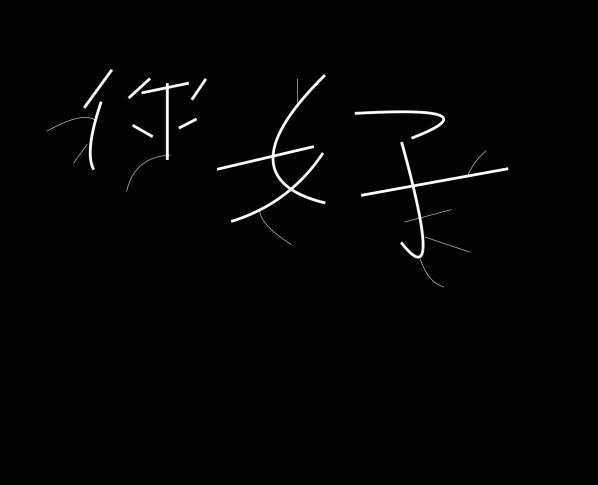
#> input picture src/img/nihao.JPG, 1195 x 970 px (shown at 1/2 size)
$ jupyter execute --allow-errors chapter2.ipynb   (shell and % lines are left out)
#> lines starting #> are read from the running program, lines starting #| are printed output that depends on the picture
[cell 1]
import cv2
import matplotlib.pyplot as plt
import numpy as np

img = cv2.imread("src/img/lena.png")

def cv_show(img, name='img'):
    cv2.imshow(name, img)
    cv2.waitKey(0)
    cv2.destroyAllWindows()
    cv2.waitKey(1)

## 形态学

[cell 2]
img_gray = cv2.imread("src/img/lena.png", cv2.IMREAD_GRAYSCALE)
#> (the rest of this cell did not finish here and is left out)

[cell 3]
ret, thresh1 = cv2.threshold(img_gray, 127, 255, cv2.THRESH_BINARY)
ret, thresh2 = cv2.threshold(img_gray, 127, 255, cv2.THRESH_BINARY_INV)
ret, thresh3 = cv2.threshold(img_gray, 127, 255, cv2.THRESH_TRUNC)
ret, thresh4 = cv2.threshold(img_gray, 127, 255, cv2.THRESH_TOZERO)
ret, thresh5 = cv2.threshold(img_gray, 127, 255, cv2.THRESH_TOZERO_INV)
titles = ['ORIGINAL','BINARY', 'BINARY_INV', 'TRUNC', 'TOZERO', 'TOZERO_INV']
#> (the rest of this cell did not finish here and is left out)

#### 图像平滑

#> (a cell that did not finish here is left out)

#> (a cell that did not finish here is left out)

#### 腐蚀

[cell 6]
img = cv2.imread('src/img/nihao.JPG')
#> img is the input picture: shape (970, 1195, 3); min 0, max 255, mean 3

kernel = np.ones((3,3),np.uint8)
erosion = cv2.erode(img, kernel, iterations=1)
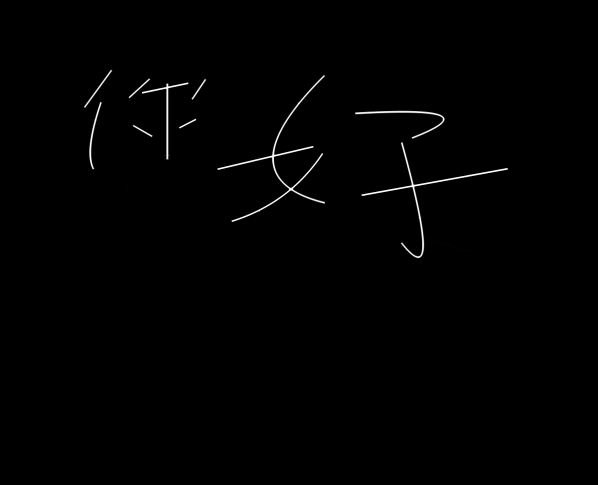
#> erosion: shape (970, 1195, 3) (shown at 1/2 size); min 0, max 255, mean 1.5

cv_show(erosion)

#### 膨胀

[cell 7]
img = cv2.imread('src/img/nihao.JPG')
kernel = np.ones((3,3),np.uint8)
dilate = cv2.dilate(img, kernel, iterations=2)
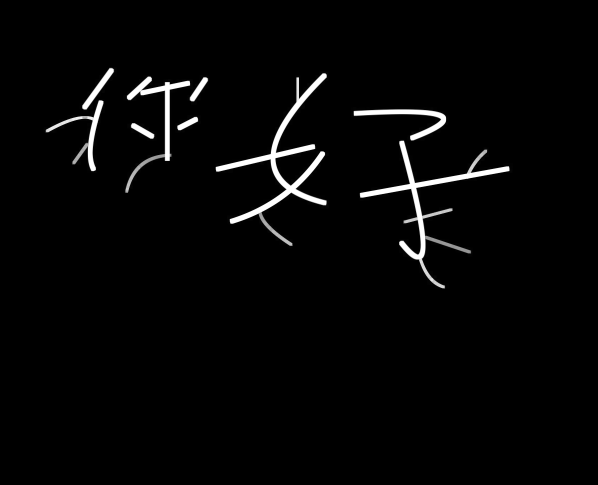
#> dilate: shape (970, 1195, 3) (shown at 1/2 size); min 0, max 255, mean 6.2

cv_show(dilate)

### 开运算和闭运算

#### 开：先腐蚀再膨胀

[cell 8]
img = cv2.imread('src/img/nihao.JPG')
kernel = np.ones((3,3),np.uint8)
opening = cv2.morphologyEx(img, cv2.MORPH_OPEN, kernel)

cv_show(opening)

#### 闭：先膨胀再腐蚀

[cell 9]
img = cv2.imread('src/img/nihao.JPG')
kernel = np.ones((5,5),np.uint8)
closing = cv2.morphologyEx(img, cv2.MORPH_CLOSE, kernel)

cv_show(closing)

#### 梯度运算 梯度=膨胀-腐蚀

[cell 10]
img = cv2.imread('src/img/nihao.JPG')
kernel = np.ones((5,5),np.uint8)
dilation = cv2.dilate(img, kernel, iterations=1)
erosion = cv2.erode(img, kernel, iterations=1)

gradient = cv2.morphologyEx(img, cv2.MORPH_GRADIENT, kernel)

cv_show(gradient)

#### 礼帽和黑帽
- 礼帽 = 原始输入 - 开运算结果
- 黑帽 = 闭运算 - 原始输入

[cell 11]
img = cv2.imread('src/img/nihao.JPG')
tophat = cv2.morphologyEx(img, cv2.MORPH_TOPHAT, kernel)

cv_show(tophat)

[cell 12]
img = cv2.imread('src/img/nihao.JPG')
blackhat = cv2.morphologyEx(img, cv2.MORPH_BLACKHAT, kernel)

cv_show(blackhat)

$ run again, with src/img/circle.JPG copied over src/img/nihao.JPG
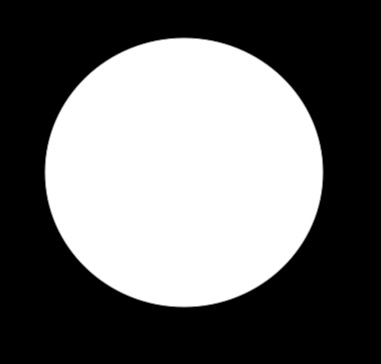
#> input picture src/img/circle.JPG, 381 x 364 px
#> img is the input picture: shape (364, 381, 3); min 0, max 255, mean 108
#> `gradient = cv2.morphologyEx(img, cv2.MORPH_GRADIENT, kernel)`:
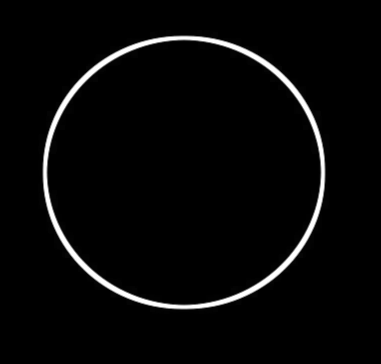
#> gradient: shape (364, 381, 3); min 0, max 255, mean 8.2
#> `blackhat = cv2.morphologyEx(img, cv2.MORPH_BLACKHAT, kernel)`:
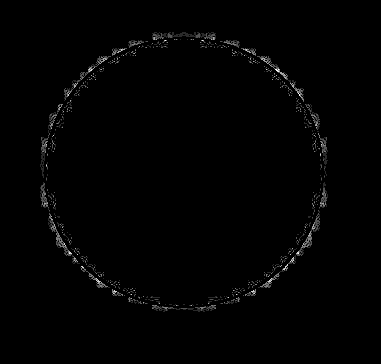
#> blackhat: shape (364, 381, 3); min 0, max 6, mean 0.0538; drawn with min black and max white
